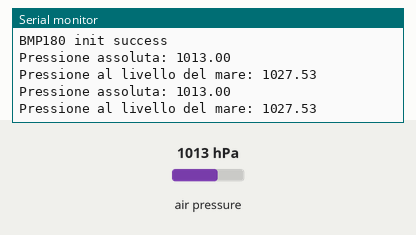
This sketch was run on a simulated Arduino Uno, built with avr-gcc and run on an emulated ATmega328P. On the bench: the last lines printed to the serial monitor. The inputs (shaded band) are chosen by the test bench; at power-on: air pressure 1013 hPa.

Above: at 9.8 s.
9.9 s: air pressure set to 952 hPa
At 17.2 s:
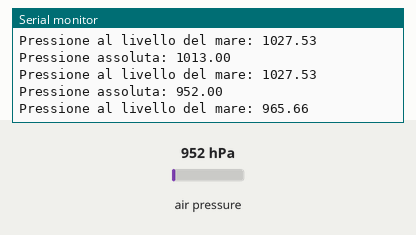
17.9 s: air pressure set to 975 hPa
At 23.8 s:
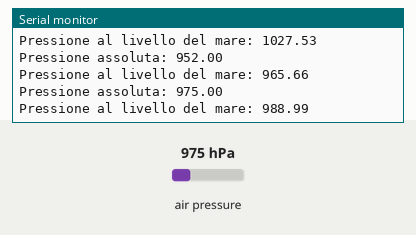
Timing chart, 0 to 25.3 s (numbered marks = the images above; inputs shaded):
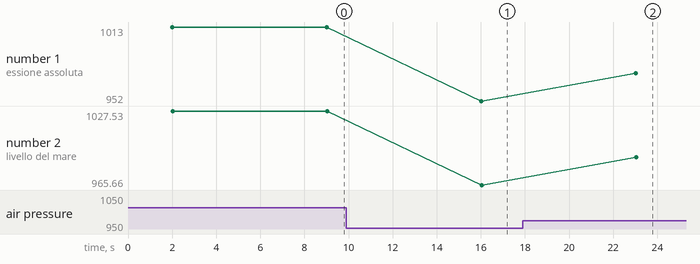

The sketch:

test-sensorepressione.ino
```cpp
// (licence header left out)
// Your sketch must #include this library, and the Wire library.
// (Wire is a standard library included with Arduino.):

#include <SFE_BMP180.h>
#include <Wire.h>

// You will need to create an SFE_BMP180 object, here called "pressure":

SFE_BMP180 pressure;

#define ALTITUDE 120.0 // Altitude of SparkFun's HQ in Boulder, CO. in meters

void setup()
{
  Serial.begin(9600);
  Serial.println("REBOOT");

  // Initialize the sensor (it is important to get calibration values stored on the device).

  if (pressure.begin())
    Serial.println("BMP180 init success");
  else
  {
    // Oops, something went wrong, this is usually a connection problem,
    // see the comments at the top of this sketch for the proper connections.

    Serial.println("BMP180 init fail\n\n");
    while(1); // Pause forever.
  }
}

void loop()
{
  char pressione_status;
  double Pressure;
  double Pressure_mare;
  float Temperature = 26.00;
  double Pressure_temp = (double) Temperature;
      pressione_status = pressure.startPressure(3);
  if (pressione_status != 0){
    delay(2000);
    pressione_status = pressure.getPressure(Pressure, Pressure_temp);
    if (pressione_status != 0) {
      Pressure_mare = pressure.sealevel(Pressure, ALTITUDE);
      Serial.print("Pressione assoluta: ");
      Serial.println(Pressure, 2);
      Serial.print("Pressione al livello del mare: ");
      Serial.println(Pressure_mare, 2);
    }
    else {
      Serial.println("errore durante la misurazione");
      }
  } else {
     Serial.println("errore durante la misurazione");
    }


  delay(5000);  // Pause for 5 seconds.
}
```

Measured:
- after the input at 9.9 s, the serial monitor: prints a new line after 6.1 s (image 1)
- after the input at 17.9 s, the serial monitor: prints a new line after 5.1 s (image 2)
- plotted number 1: 1013 → 952 after the input at 9.9 s, 952 → 975 after the input at 17.9 s
- plotted number 2: 1027.53 → 965.66 after the input at 9.9 s, 965.66 → 988.99 after the input at 17.9 s
